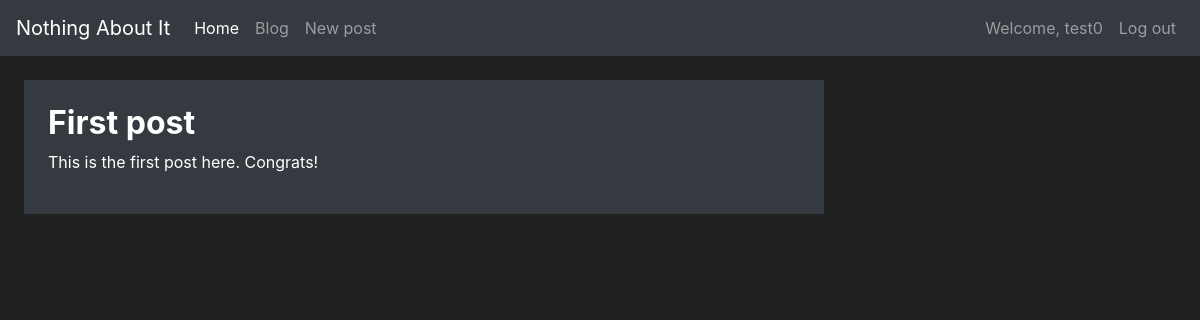
/blog (signed in), run on an earlier commit of the app's database.
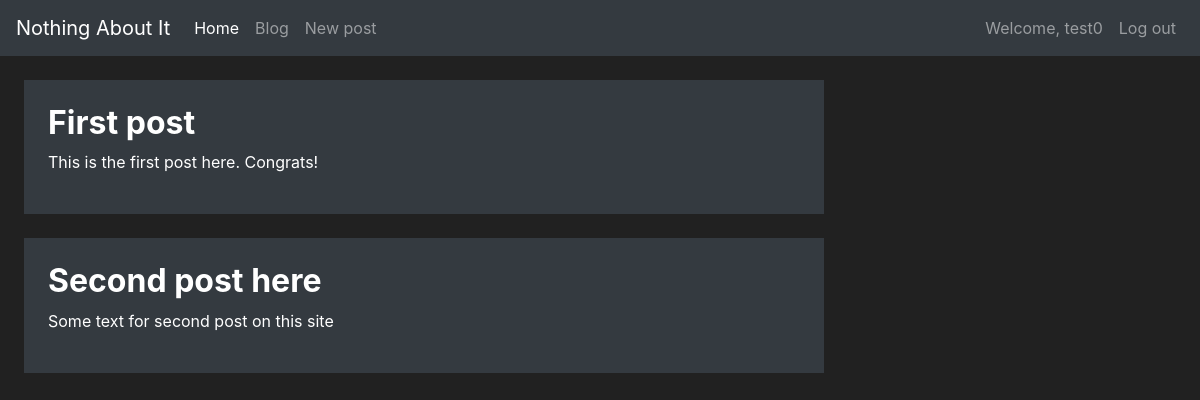
And on a later commit of the database.
### blog/models.py (models this page shows, shortened)
class User(db.Model, UserMixin):
    id = db.Column(db.Integer(), primary_key=True)
    username = db.Column(db.String(length=15), nullable=False, unique=True)
    email = db.Column(db.String(length=40), nullable=False, unique=True)
    password = db.Column(db.String(length=60), nullable=False)
    items = db.relationship('Post', backref='owned_user', lazy=True)
    @property
    def password_hash(self):
        return self.password_hash

class Post(db.Model):
    id = db.Column(db.Integer(), primary_key=True)
    title = db.Column(db.String(length=30), nullable=False, unique=True)
    text = db.Column(db.String(length=2048), nullable=False, unique=True)
    owner = db.Column(db.Integer(), db.ForeignKey('user.id'))

### blog/routes.py (the view)
@app.route('/blog')
@login_required
def blog_page():
    posts = Post.query.all()
    return render_template('blog.html', posts=posts)

### blog/models.py (called while the page is built)
@login_manager.user_loader
def load_user(user_id):
    return User.query.get(int(user_id))

### blog/templates/blog.html (shortened to what this page needs)
{% extends 'base.html' %}
{% block content %}
    {% for post in posts %}
        <div class="modal-lg bg-dark m-md-4 p-md-4">
            <h2><strong>{{ post.title }}</strong></h2>
            <p>{{ post.text }}</p>
        </div>
    {% endfor %}
{% endblock %}

### blog/templates/base.html (shortened to what this page needs)
<!DOCTYPE html>
<html lang="en">
    <head>
        <link rel="stylesheet" href="https://cdn.jsdelivr.net/npm/bootstrap@4.4.1/dist/css/bootstrap.min.css"
>
    </head>
    <body>
        <nav class="navbar navbar-expand-md navbar-dark bg-dark">
            <a class="navbar-brand" href="#">Nothing About It</a>
            <div class="collapse navbar-collapse" id="navbarNav">
                <ul class="navbar-nav mr-auto">
                    <li class="nav-item active">
                        <a class="nav-link" href="{{ url_for('home_page') }}">Home <span class="sr-only">(current)</span></a>
                    </li>
                    <li class="nav-item">
                        <a class="nav-link" href="{{ url_for('blog_page') }}">Blog</a>
                    </li>
                    <li class="nav-item">
                        <a class="nav-link" href="{{ url_for('new_post_page') }}">New post</a>
                    </li>
                </ul>
                {% if current_user.is_authenticated %}
                <ul class="nav navbar-nav">
                    <li class="nav-item">
                        <a class="nav-link">Welcome, {{ current_user.username }}</a>
                    </li>
                    <li class="nav-item">
                        <a class="nav-link" href="{{ url_for('logout_page') }}">Log out</a>
                    </li>
                </ul>
                {% endif %}
            </div>
        </nav>
        {% block content %}
        {% endblock %}
    </body>
</html>

### blog/templates/base.html (style rules this page uses)
body { background-color: #212121; color: white; }

What changed in the data, as far as the page shows it:
added Post: title "Second post here", text "Some text for second post on this site"
